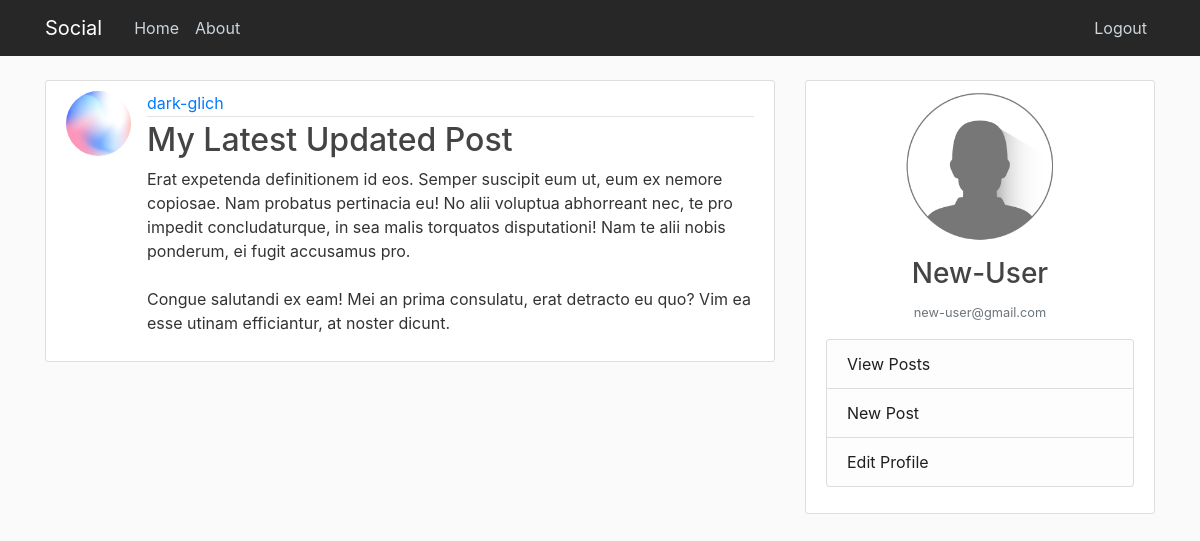
/post/82/ (signed in), run on the app's committed database.
### main/models.py (models this page shows, shortened)
class Post(models.Model):
    title = models.CharField(max_length=200)
    content = models.TextField()
    date = models.DateTimeField(default=timezone.now)
    author = models.ForeignKey(User, on_delete=models.CASCADE)

### users/models.py (models this page shows, shortened)
class profile(models.Model):
    user = models.OneToOneField(User, on_delete=models.CASCADE)
    image = models.ImageField(default='default.png', upload_to='profile_pics')

### main/views.py (the view)
# urls.py: path('post/<int:pk>/', PostDetailView.as_view(), name='detail'),
class PostDetailView(LoginRequiredMixin, DetailView):
    model = Post

### main/templates/main/post_detail.html (shortened to what this page needs)
{% extends "main/base.html" %}
{% block content %}
  <article class="media content-section">
    <img class="rounded-circle article-img" src="{{ object.author.profile.image.url }}">
    <div class="media-body">
      <div class="article-metadata">
        <a class="mr-2" href="#">{{ object.author }}</a>
      </div>
      <h2 class="article-title">{{ object.title }}</h2>
      <p class="article-content">{{ object.content }}</p>
    </div>
  </article>
{% endblock content %}

### main/templates/main/base.html (shortened to what this page needs)
{%load static%}
<!doctype html>
<html lang="en">
  <head>
    <link rel="stylesheet" href="https://maxcdn.bootstrapcdn.com/bootstrap/4.0.0/css/bootstrap.min.css">
    <link rel="stylesheet" type="text/css" href="{% static 'main/style.css' %}">
  </head>
    <body>
      <header class="site-header">
        <nav class="navbar navbar-expand-md navbar-dark bg-steel fixed-top" style="background-color: rgb(39, 39, 39) ">
          <div class="container">
            <a class="navbar-brand mr-4" href="{% url 'home' %}">Social</a>
            <div class="collapse navbar-collapse" id="navbarToggle">
              <div class="navbar-nav mr-auto">
                <a class="nav-item nav-link" href="{% url 'home' %}">Home</a>
                <a class="nav-item nav-link" href="{% url 'about' %}">About</a>
              </div>
              <div class="navbar-nav">
                {% if user.is_authenticated %}
                  <a class="nav-item nav-link" href="{% url 'logout' %}">Logout</a>
                {% else %}
                  <a class="nav-item nav-link" href="{% url 'register' %}">Register</a>
                  <a class="nav-item nav-link" href="{% url 'login' %}">Login</a>
                {% endif %}
              </div>
            </div>
          </div>
        </nav>
      </header>
      <main role="main" class="container">
        <div class="row">
          <div class="col-md-8">
            {% block content %}{% endblock %}
          </div>
          <div class="col-md-4">
            <div class="content-section" style="position: sticky; top: 5rem;">
                <img class="rounded-circle account-img" src="{{ user.profile.image.url }}" style="height: 150px; width: 150px; display: block; margin-left: auto; margin-right: auto;">
                <h3 style="text-align: center;">{{user}}</h3>
                <p style="text-align: center;" class="text-muted"><small>{{user.email}}</small></p>
                <ul class="list-group">
                  <li class="list-group-item list-group-item-light"><a href="{% url 'user-posts' user %}" style="color: rgb(31, 31, 31);">View Posts</a></li>
                  <li class="list-group-item list-group-item-light"><a href="{% url 'create' %}" style="color: rgb(31, 31, 31);">New Post</a></li>
                  <li class="list-group-item list-group-item-light"><a href="{% url 'profile' %}" style="color: rgb(31, 31, 31);">Edit Profile</a></li>
                </ul>
            </div>
          </div>
        </div>
      </main>
    </body>
</html>

### main/static/main/style.css (style rules this page uses)
body { background: #fafafa; color: #333333; margin-top: 5rem; }
h1, h2, h3, h4, h5, h6 { color: #444444; }
ul { margin: 0; }
.bg-steel { background-color: #5f788a; }
.site-header .navbar-nav .nav-link { color: #cbd5db; }
.content-section { background: #ffffff; padding: 10px 20px; border: 1px solid #dddddd; border-radius: 3px; margin-bottom: 20px; }
.article-title { color: #444444; }
.article-content { white-space: pre-line; }
.article-img { height: 65px; width: 65px; margin-right: 16px; }
.article-metadata { padding-bottom: 1px; margin-bottom: 4px; border-bottom: 1px solid #e3e3e3 }
.account-img { height: 125px; width: 125px; margin-right: 20px; margin-bottom: 16px; }

### data on the page
Post: author.profile.image (picture), author "dark-glich", title "My Latest Updated Post", content "Erat expetenda definitionem id eos. Semper suscipit eum ut, eum ex nemore copiosae. Nam probatus pertinacia eu! No alii voluptua abhorreant nec, te pro impedit concludaturque, in sea malis torquatos disputationi! Nam te alii nobis ponderum, ei fugit accusamus pro. Congue salutandi ex eam! Mei an prima consulatu, erat detracto eu quo? Vim ea esse utinam efficiantur, at noster dicunt."

### other printed values
{{ user }} "New-User"
{{ user.email }} "new-user@gmail.com"
